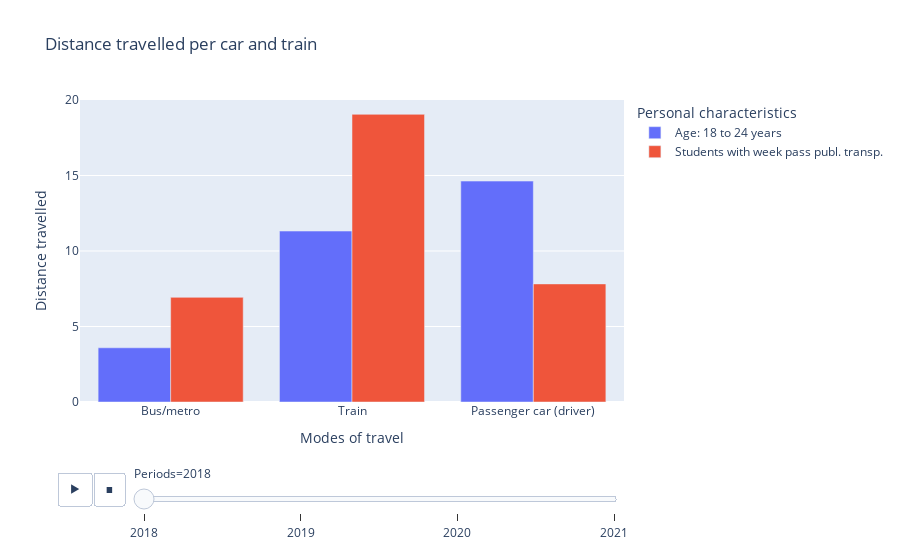

Source (notebook cell):
### Markdown cell above
The daily distance travelled is plotted against the number of daily trips. Also the regression lines per personal characteristic are plotted. It is visible that the number of trips correlates with the distance travelled. More trips on a day means in general a bigger distance travelled. It is also visible that students with a week pass make the most trips per train and per bus and metro. The car is both used for shorter and longer trips, whereas the distance travelled with the train is quite long. It seems that students with a week pass travel greater distances than people without a student week pass. Students travel both by car, train and bus and metro.

Now students with a week pass will be compared with their age group (18 to 24 years).

### Code cell
# selecting rows based on conditions, this time students with week pass and people in the age of 18 to 24 years
options_pc = ['Students with week pass publ. transp.',
                "Age: 18 to 24 years"] 
options_travelmode = ['Passenger car (driver)','Train','Bus/metro']
rslt_data_mot = data_mot[data_mot['Personal characteristics'].isin(options_pc) &
                    data_mot['Modes of travel'].isin(options_travelmode)] 

# making barplot
fig = px.bar(rslt_data_mot, x= 'Modes of travel', y= 'Distance travelled', color = 'Personal characteristics', barmode='group', 
            animation_group="Modes of travel", range_y = [0,20], animation_frame="Periods", title= 'Distance travelled per car and train')
fig.update_layout(xaxis={'categoryorder':'array', 'categoryarray':['Bus/metro','Train','Passenger car (driver)']})
fig.show()

### Figure 1 — Plotly figure (JSON) as saved in the notebook; plotly's stock layout.template omitted (floating-point values rounded to 4 significant figures; data arrays with more than 128 entries replaced by an {"elided": "..."} marker saying what was removed)
{"data": [{"alignmentgroup": "True", "hovertemplate": "Personal characteristics=Age: 18 to 24 years<br>Periods=2018<br>Modes of travel=%{x}<br>Distance travelled=%{y}<extra></extra>", "ids": {"elided": "1188 str values"}, "legendgroup": "Age: 18 to 24 years", "marker": {"color": "#636efa", "pattern": {"shape": ""}}, "name": "Age: 18 to 24 years", "offsetgroup": "Age: 18 to 24 years", "orientation": "v", "showlegend": true, "textposition": "auto", "type": "bar", "x": {"elided": "1188 str values"}, "xaxis": "x", "y": {"elided": "1188 float values"}, "yaxis": "y"}, {"alignmentgroup": "True", "hovertemplate": "Personal characteristics=Students with week pass publ. transp.<br>Periods=2018<br>Modes of travel=%{x}<br>Distance travelled=%{y}<extra></extra>", "ids": {"elided": "1188 str values"}, "legendgroup": "Students with week pass publ. transp.", "marker": {"color": "#EF553B", "pattern": {"shape": ""}}, "name": "Students with week pass publ. transp.", "offsetgroup": "Students with week pass publ. transp.", "orientation": "v", "showlegend": true, "textposition": "auto", "type": "bar", "x": {"elided": "1188 str values"}, "xaxis": "x", "y": {"elided": "1188 float values"}, "yaxis": "y"}], "layout": {"barmode": "group", "legend": {"title": {"text": "Personal characteristics"}, "tracegroupgap": 0}, "sliders": [{"active": 0, "currentvalue": {"prefix": "Periods="}, "len": 0.9, "pad": {"b": 10, "t": 60}, "steps": [{"args": [["2018"], {"frame": {"duration": 0, "redraw": true}, "fromcurrent": true, "mode": "immediate", "transition": {"duration": 0, "easing": "linear"}}], "label": "2018", "method": "animate"}, {"args": [["2019"], {"frame": {"duration": 0, "redraw": true}, "fromcurrent": true, "mode": "immediate", "transition": {"duration": 0, "easing": "linear"}}], "label": "2019", "method": "animate"}, {"args": [["2020"], {"frame": {"duration": 0, "redraw": true}, "fromcurrent": true, "mode": "immediate", "transition": {"duration": 0, "easing": "linear"}}], "label": "2020", "method": "animate"}, {"args": [["2021"], {"frame": {"duration": 0, "redraw": true}, "fromcurrent": true, "mode": "immediate", "transition": {"duration": 0, "easing": "linear"}}], "label": "2021", "method": "animate"}], "x": 0.1, "xanchor": "left", "y": 0, "yanchor": "top"}], "title": {"text": "Distance travelled per car and train"}, "updatemenus": [{"buttons": [{"args": [null, {"frame": {"duration": 500, "redraw": true}, "fromcurrent": true, "mode": "immediate", "transition": {"duration": 500, "easing": "linear"}}], "label": "&#9654;", "method": "animate"}, {"args": [[null], {"frame": {"duration": 0, "redraw": true}, "fromcurrent": true, "mode": "immediate", "transition": {"duration": 0, "easing": "linear"}}], "label": "&#9724;", "method": "animate"}], "direction": "left", "pad": {"r": 10, "t": 70}, "showactive": false, "type": "buttons", "x": 0.1, "xanchor": "right", "y": 0, "yanchor": "top"}], "xaxis": {"anchor": "y", "categoryarray": ["Bus/metro", "Train", "Passenger car (driver)"], "categoryorder": "array", "domain": [0, 1], "title": {"text": "Modes of travel"}}, "yaxis": {"anchor": "x", "domain": [0, 1], "range": [0, 20], "title": {"text": "Distance travelled"}}}}
